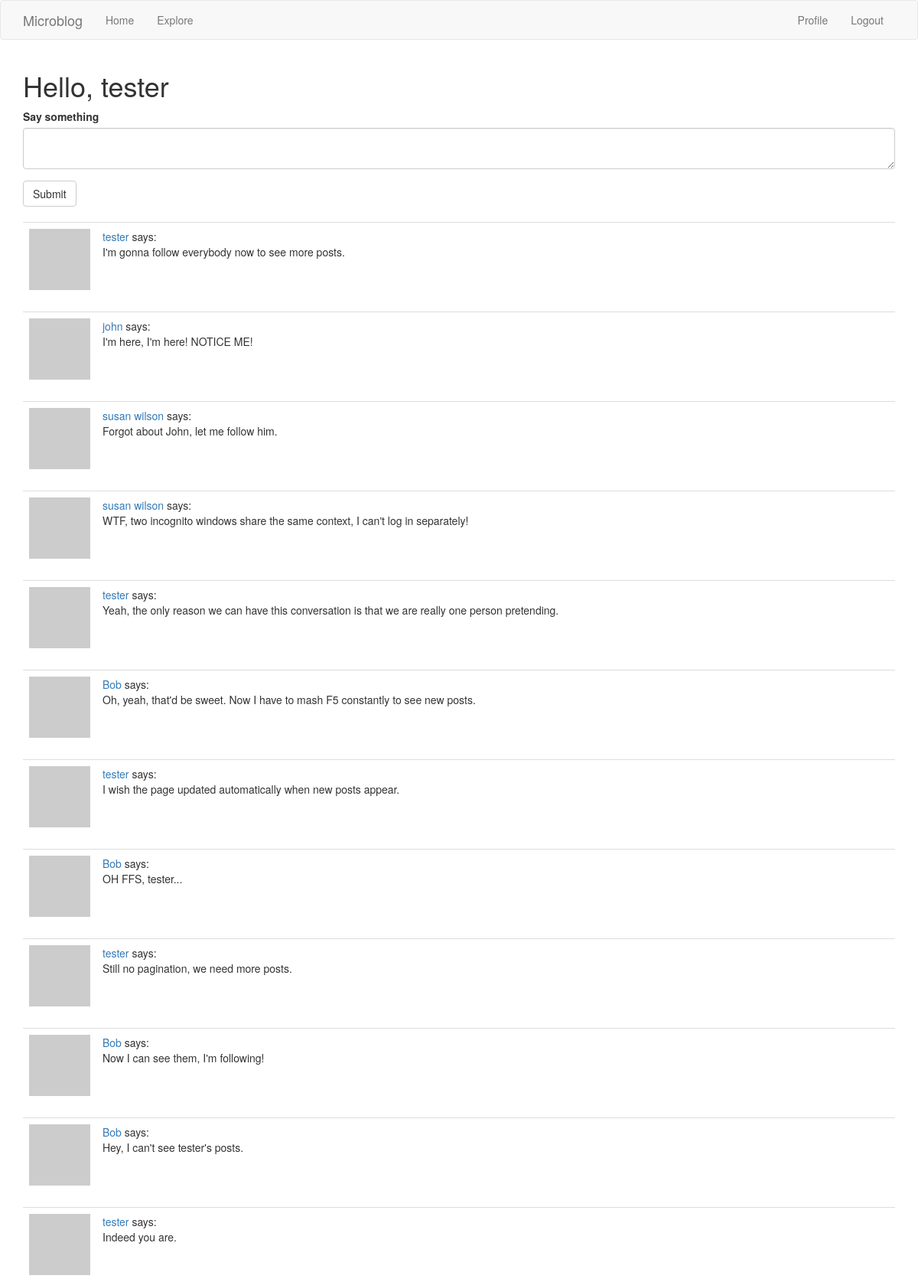
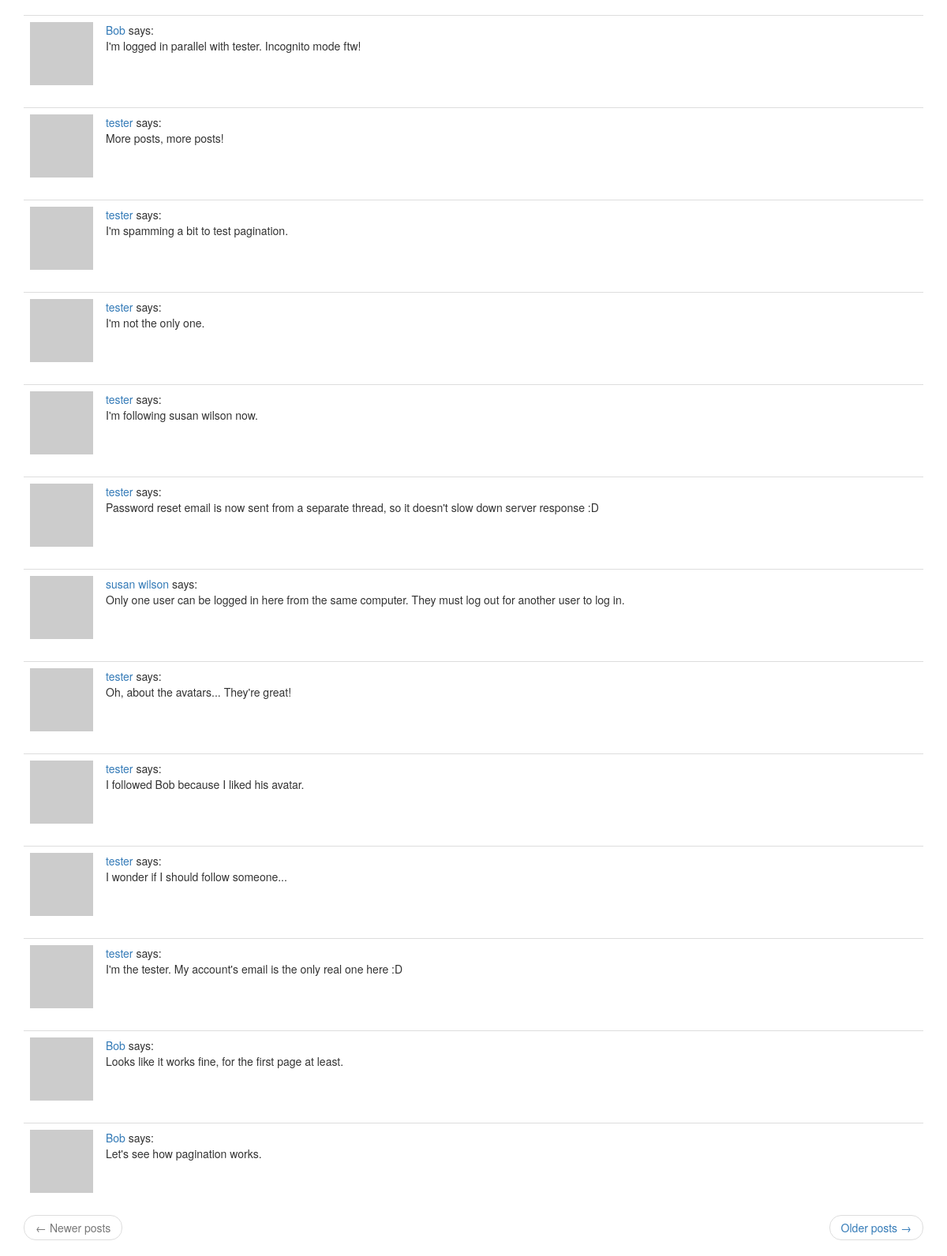
The page /index (signed in) on the database as committed earlier (2 pictures, top to bottom).
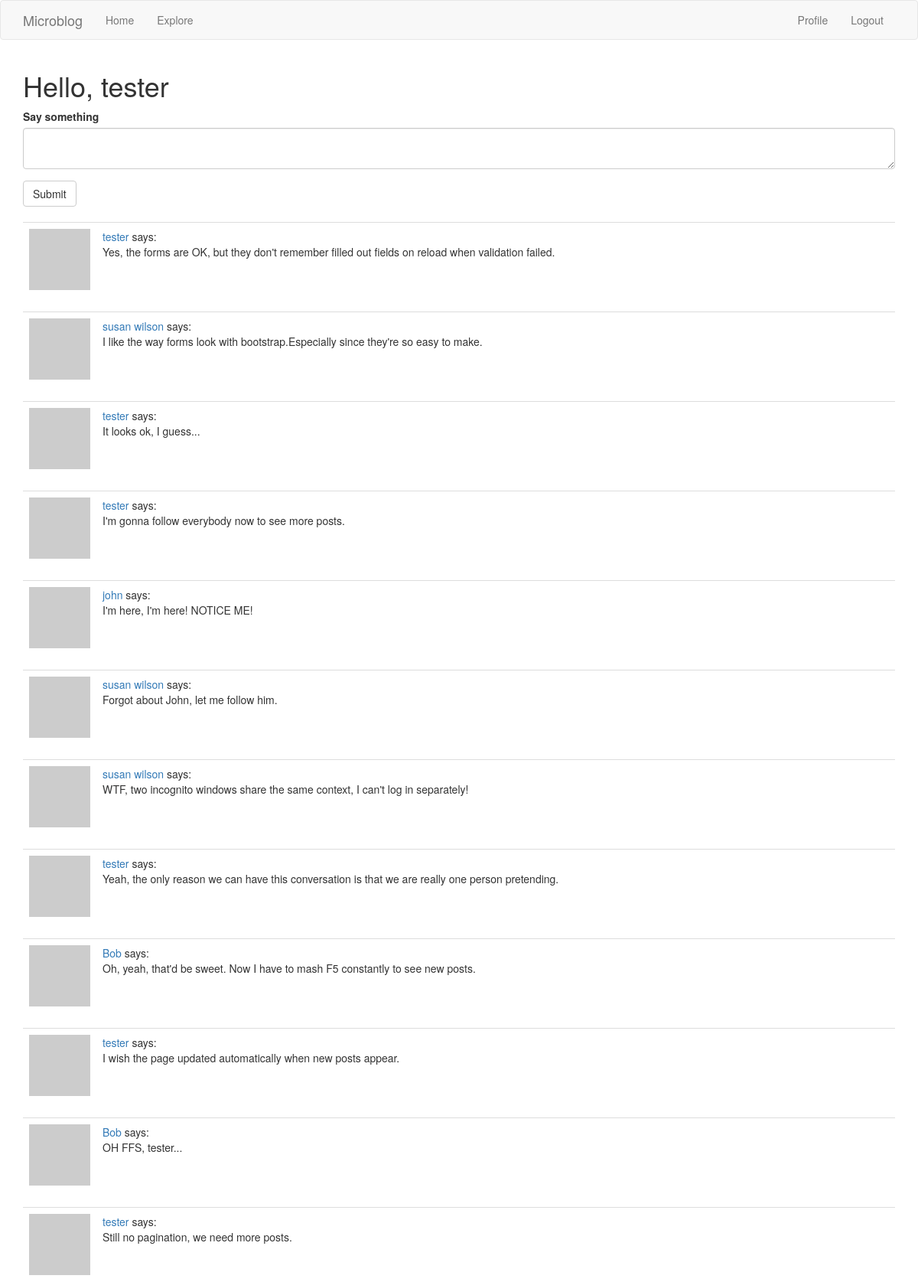
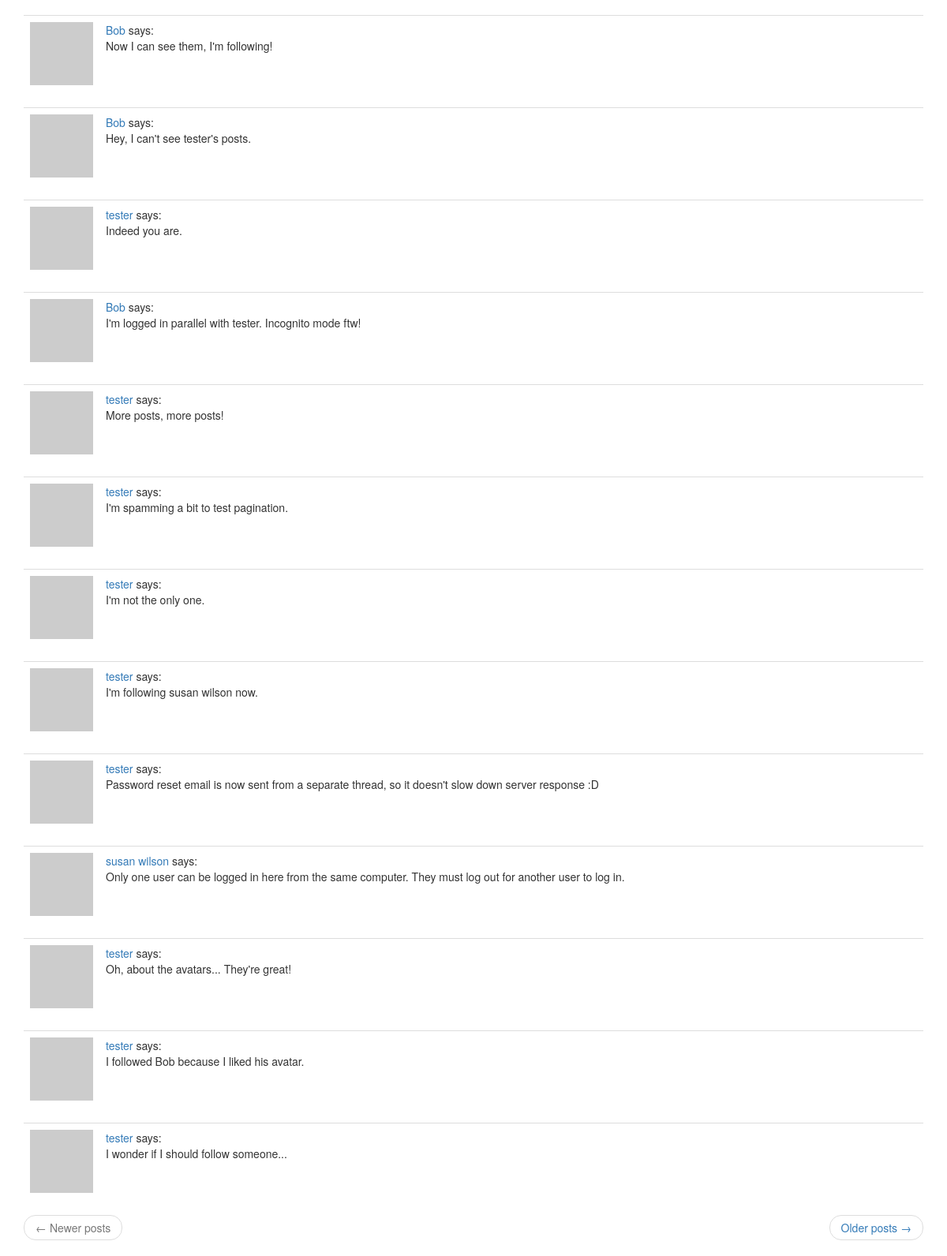
The same page on the database as committed later (2 pictures, top to bottom).
### app/models.py (models this page shows, shortened)
class User(UserMixin, db.Model):
    id = db.Column(db.Integer, primary_key=True)
    username = db.Column(db.String(64), index=True, unique=True)
    email = db.Column(db.String(120), index=True, unique=True)
    password_hash = db.Column(db.String(128))
    about_me = db.Column(db.String(140))
    last_seen = db.Column(db.DateTime, default=datetime.utcnow)
    posts = db.relationship('Post', backref='author', lazy='dynamic')
    followed = db.relationship(
        'User', secondary=followers,
        primaryjoin=(followers.c.follower_id == id),
        secondaryjoin=(followers.c.followed_id == id),
        backref=db.backref('followers', lazy='dynamic'), lazy='dynamic')
    def avatar(self, size):
        digest = md5(self.email.lower().encode('utf-8')).hexdigest()
        return 'https://www.gravatar.com/avatar/{}?d=retro&s={}'.format(
            digest, size)
    def followed_posts(self):
        followed = Post.query.join(
                followers,
                (followers.c.followed_id == Post.user_id)
            ).filter(followers.c.follower_id == self.id)
        own = Post.query.filter_by(user_id=self.id)
        return followed.union(own).order_by(Post.timestamp.desc())

class Post(db.Model):
    id = db.Column(db.Integer, primary_key=True)
    body = db.Column(db.String(140))
    timestamp = db.Column(db.DateTime, index=True, default=datetime.utcnow)
    user_id = db.Column(db.Integer, db.ForeignKey('user.id'))

### app/routes.py (the view)
@app.route('/', methods=['GET', 'POST'])
@app.route('/index', methods=['GET', 'POST'])
@login_required
def index():
    form = PostForm()
    if form.validate_on_submit():
        post = Post(body=form.post.data, author=current_user)
        db.session.add(post)
        db.session.commit()
        flash('Your post is now live!')
        return redirect(url_for('index'))
    page = request.args.get('page', 1, type=int)
    posts = current_user.followed_posts().paginate(
        page, app.config['POSTS_PER_PAGE'], False)
    next_url = url_for('index', page=posts.next_num) \
        if posts.has_next else None
    prev_url = url_for('index', page=posts.prev_num) \
        if posts.has_prev else None
    return render_template('index.html', title='Home', form=form,
                           posts=posts.items,
                           next_url=next_url, prev_url=prev_url)

### app/forms.py
class PostForm(FlaskForm):
    post = TextAreaField('Say something', validators=[
        DataRequired(), Length(min=1, max=140)])
    submit = SubmitField('Submit')

### app/models.py (called while the page is built)
@login.user_loader
def load_user(id):
    return User.query.get(int(id))

### app/routes.py (called while the page is built)
@app.before_request
def before_request():
    if current_user.is_authenticated:
        current_user.last_seen = datetime.utcnow()
        db.session.commit()

### app/templates/index.html
{% extends "base.html" %}
{% import 'bootstrap/wtf.html' as wtf %}
{% block app_content %}
  <h1>Hello, {{ current_user.username }}</h1>
  {% if form %}
    {{ wtf.quick_form(form) }}
    <br>
  {% endif %}
  {% for post in posts %}
    {% include '_post.html' %}
  {% endfor %}
  {% include '_page_nav.html' %}
{% endblock %}

### app/templates/base.html (shortened to what this page needs)
{% extends 'bootstrap/base.html' %}
{% block navbar %}
  <nav class="navbar navbar-default">
    <div class="container">
      <div class="navbar-header">
        <a class="navbar-brand" href="{{ url_for('index') }}">Microblog</a>
      </div>
      <div class="collapse navbar-collapse" id="bs-example-navbar-collapse-1">
        <ul class="nav navbar-nav">
          <li><a href="{{ url_for('index') }}">Home</a></li>
          <li><a href="{{ url_for('explore') }}">Explore</a></li>
        </ul>
        <ul class="nav navbar-nav navbar-right">
          {% if current_user.is_anonymous %}
            <li><a href="{{ url_for('login') }}">Login</a></li>
          {% else %}
            <li><a href="{{ url_for('user', username=current_user.username) }}">Profile</a></li>
            <li><a href="{{ url_for('logout') }}">Logout</a></li>
          {% endif %}
        </ul>
      </div>
    </div>
  </nav>
{% endblock %}
{% block content %}
  <div class="container">
    {% block app_content %}{% endblock %}
  </div>
{% endblock %}

### app/templates/_post.html
<table class="table table-hover">
  <tr>
    <td width="70px"><img src="{{ post.author.avatar(70) }}"></td>
    <td>
      <a href="{{ url_for('user', username=post.author.username) }}">
        {{ post.author.username }}
      </a>
      says:
      <br>
      {{ post.body }}
    </td>
  </tr>
</table>

### app/templates/_page_nav.html
<nav aria-label="...">
  <ul class="pager">
    <li class="previous{% if not prev_url %} disabled{% endif %}">
      <a href="{{ prev_url or '#' }}">
        <span aria-hidden="true">&larr;</span> Newer posts
      </a>
    </li>
    <li class="next{% if not next_url %} disabled{% endif %}">
      <a href="{{ next_url or '#' }}">
        Older posts <span aria-hidden="true">&rarr;</span>
      </a>
    </li>
  </ul>
</nav>

Rows that differ between the two databases and show on the page:
no longer on this page (row unchanged): Post: author.username "tester", body "I'm the tester. My account's email is the only real one here :D"
no longer on this page (row unchanged): Post: author.username "Bob", body "Looks like it works fine, for the first page at least."
no longer on this page (row unchanged): Post: author.username "Bob", body "Let's see how pagination works."
added Post: author.username "tester", body "Yes, the forms are OK, but they don't remember filled out fields on reload when validation failed."
added Post: author.username "susan wilson", body "I like the way forms look with bootstrap.Especially since they're so easy to make."
added Post: author.username "tester", body "It looks ok, I guess..."
